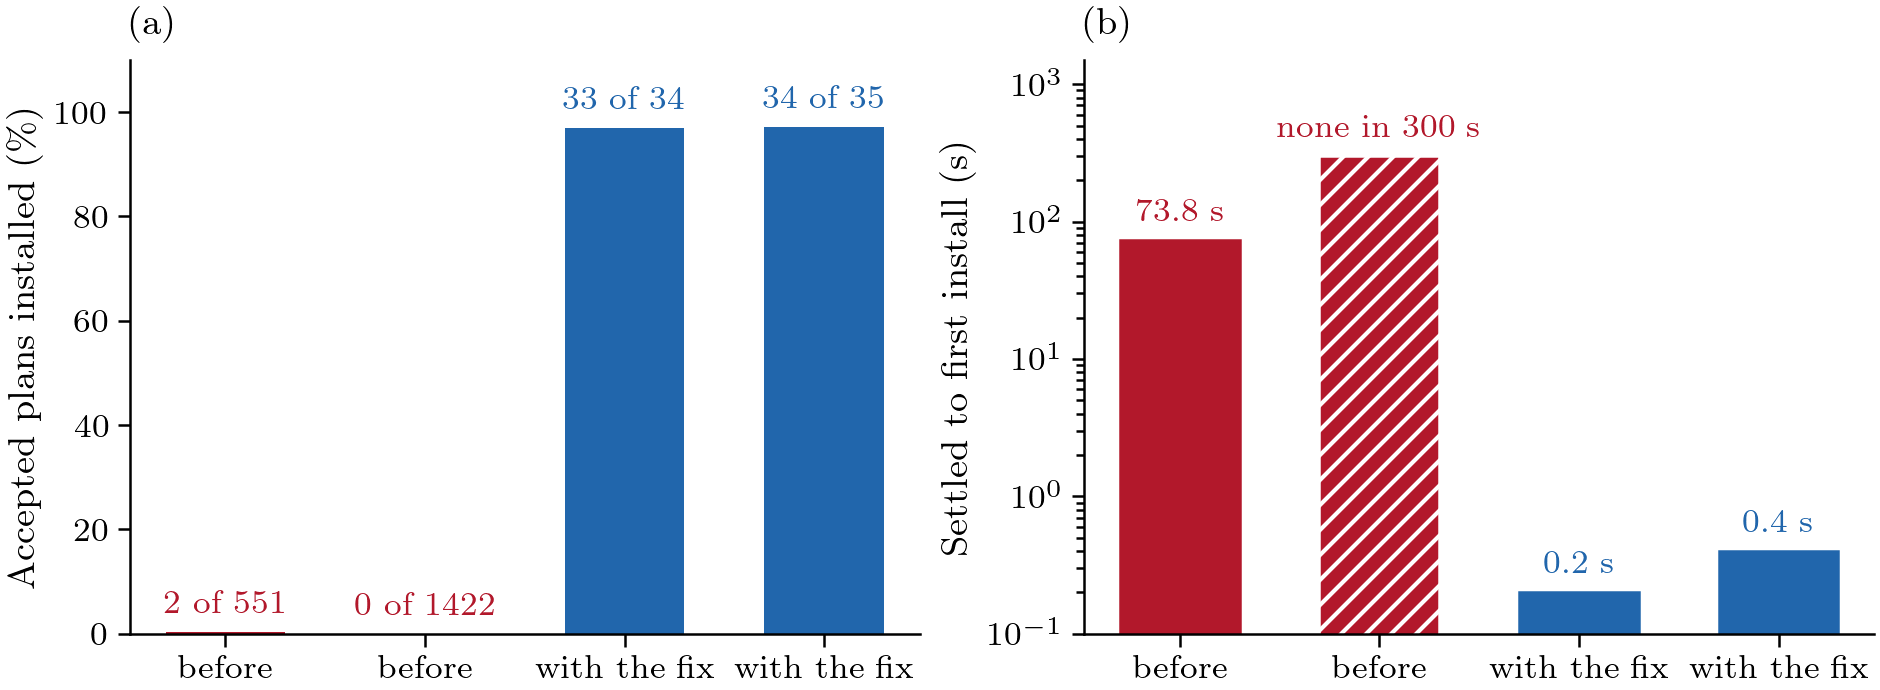

This figure's Python source:
#!/usr/bin/env python3
"""Tejen's completion-wakeup fix (1cfc7a90) in the Thu 29 floor-join rehearsal, the twin.

Message: before the fix his planner installed almost none of its accepted plans and QUAD4 waited 74 s to forever before
its transit; with it nearly every plan installs and the wait is under half a second.
Data: R2695 / R2738 (before), R2819 / R2820 (after): registry rows (replans.csv tallies).
"""
import os
import sys

sys.path.insert(0, os.path.dirname(os.path.abspath(__file__)))
import review_style as S  # noqa: E402

RUNS = (('before', 'R2695', 551, 2, 73.8), ('before', 'R2738', 1422, 0, None),
        ('after', 'R2819', 34, 33, 0.2), ('after', 'R2820', 35, 34, 0.4))
NEVER_S = 300.0


def main():
    S.setup()
    fig = S.figure('full', 2.3)
    a, b = fig.subplots(1, 2)
    xs = range(len(RUNS))
    for x, (arm, _, acc, inst, _) in zip(xs, RUNS):
        col = S.RED if arm == 'before' else S.BLUE
        a.bar(x, 100.0 * inst / acc, width=0.6, color=col)
        a.annotate(f'{inst} of {acc}', xy=(x, 100.0 * inst / acc), xytext=(0, 3), textcoords='offset points',
                   ha='center', va='bottom', fontsize=8, color=col)
    a.set_ylabel(r'Accepted plans installed (\%)')
    a.set_ylim(0, 110)
    for x, (arm, _, _, _, wait) in zip(xs, RUNS):
        col = S.RED if arm == 'before' else S.BLUE
        b.bar(x, wait if wait is not None else NEVER_S, width=0.6, color=col,
              hatch=None if wait is not None else '////', edgecolor='white' if wait is None else col)
        b.annotate(f'{wait:g} s' if wait is not None else 'none in 300 s', xy=(x, wait or NEVER_S), xytext=(0, 3),
                   textcoords='offset points', ha='center', va='bottom', fontsize=8, color=col)
    b.set_yscale('log')
    b.set_ylim(0.1, 1500)
    b.set_ylabel('Settled to first install (s)')
    for ax in (a, b):
        ax.set_xticks(list(xs))
        ax.set_xticklabels(['before', 'before', 'with the fix', 'with the fix'], fontsize=8)
    S.panel(a, 'a')
    S.panel(b, 'b')
    S.save(fig, 'fig_install_fix')


if __name__ == '__main__':
    main()
